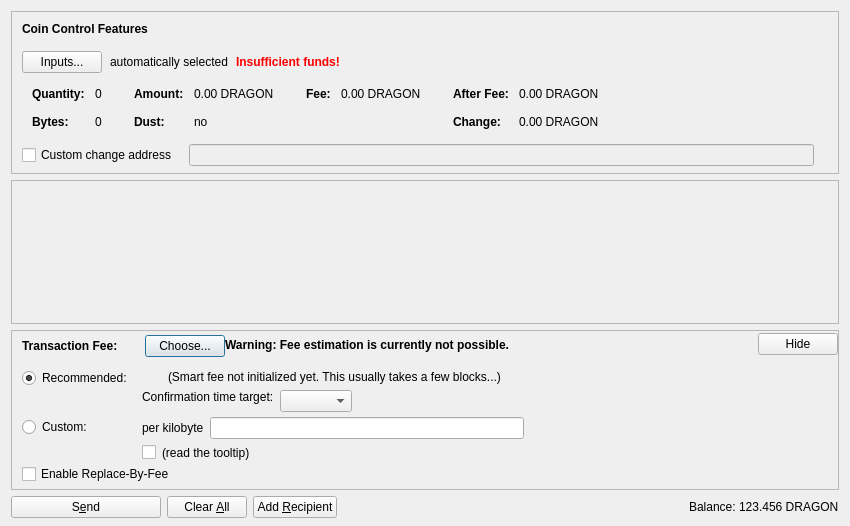
<?xml version="1.0" encoding="UTF-8"?>
<ui version="4.0">
 <class>SendCoinsDialog</class>
 <widget class="QDialog" name="SendCoinsDialog">
  <property name="geometry">
   <rect>
    <x>0</x>
    <y>0</y>
    <width>850</width>
    <height>526</height>
   </rect>
  </property>
  <property name="windowTitle">
   <string>Send Coins</string>
  </property>
  <layout class="QVBoxLayout" name="verticalLayout" stretch="0,1,0,0">
   <property name="bottomMargin">
    <number>8</number>
   </property>
   <item>
    <widget class="QFrame" name="frameCoinControl">
     <property name="sizePolicy">
      <sizepolicy hsizetype="Expanding" vsizetype="Expanding">
       <horstretch>0</horstretch>
       <verstretch>0</verstretch>
      </sizepolicy>
     </property>
     <property name="maximumSize">
      <size>
       <width>16777215</width>
       <height>16777215</height>
      </size>
     </property>
     <property name="frameShape">
      <enum>QFrame::StyledPanel</enum>
     </property>
     <property name="frameShadow">
      <enum>QFrame::Sunken</enum>
     </property>
     <layout class="QVBoxLayout" name="verticalLayoutCoinControl2">
      <property name="spacing">
       <number>0</number>
      </property>
      <property name="leftMargin">
       <number>0</number>
      </property>
      <property name="topMargin">
       <number>0</number>
      </property>
      <property name="rightMargin">
       <number>0</number>
      </property>
      <property name="bottomMargin">
       <number>6</number>
      </property>
      <item>
       <layout class="QVBoxLayout" name="verticalLayoutCoinControl" stretch="0,0,0,0,1">
        <property name="spacing">
         <number>0</number>
        </property>
        <property name="leftMargin">
         <number>10</number>
        </property>
        <property name="topMargin">
         <number>10</number>
        </property>
        <item>
         <layout class="QHBoxLayout" name="horizontalLayoutCoinControl1">
          <property name="bottomMargin">
           <number>15</number>
          </property>
          <item>
           <widget class="QLabel" name="labelCoinControlFeatures">
            <property name="sizePolicy">
             <sizepolicy hsizetype="Preferred" vsizetype="Maximum">
              <horstretch>0</horstretch>
              <verstretch>0</verstretch>
             </sizepolicy>
            </property>
            <property name="font">
             <font>
              <weight>75</weight>
              <bold>true</bold>
             </font>
            </property>
            <property name="styleSheet">
             <string notr="true">font-weight:bold;</string>
            </property>
            <property name="text">
             <string>Coin Control Features</string>
            </property>
           </widget>
          </item>
         </layout>
        </item>
        <item>
         <layout class="QHBoxLayout" name="horizontalLayoutCoinControl2" stretch="0,0,0,0">
          <property name="spacing">
           <number>8</number>
          </property>
          <property name="bottomMargin">
           <number>10</number>
          </property>
          <item>
           <widget class="QPushButton" name="pushButtonCoinControl">
            <property name="styleSheet">
             <string notr="true"/>
            </property>
            <property name="text">
             <string>Inputs...</string>
            </property>
            <property name="autoDefault">
             <bool>false</bool>
            </property>
           </widget>
          </item>
          <item>
           <widget class="QLabel" name="labelCoinControlAutomaticallySelected">
            <property name="text">
             <string>automatically selected</string>
            </property>
            <property name="margin">
             <number>5</number>
            </property>
           </widget>
          </item>
          <item>
           <widget class="QLabel" name="labelCoinControlInsuffFunds">
            <property name="font">
             <font>
              <weight>75</weight>
              <bold>true</bold>
             </font>
            </property>
            <property name="styleSheet">
             <string notr="true">color:red;font-weight:bold;</string>
            </property>
            <property name="text">
             <string>Insufficient funds!</string>
            </property>
            <property name="margin">
             <number>5</number>
            </property>
           </widget>
          </item>
          <item>
           <spacer name="horizontalSpacerCoinControl">
            <property name="orientation">
             <enum>Qt::Horizontal</enum>
            </property>
            <property name="sizeHint" stdset="0">
             <size>
              <width>40</width>
              <height>1</height>
             </size>
            </property>
           </spacer>
          </item>
         </layout>
        </item>
        <item>
         <widget class="QWidget" name="widgetCoinControl" native="true">
          <property name="sizePolicy">
           <sizepolicy hsizetype="Preferred" vsizetype="Preferred">
            <horstretch>0</horstretch>
            <verstretch>0</verstretch>
           </sizepolicy>
          </property>
          <property name="minimumSize">
           <size>
            <width>0</width>
            <height>0</height>
           </size>
          </property>
          <property name="styleSheet">
           <string notr="true"/>
          </property>
          <layout class="QHBoxLayout" name="horizontalLayoutCoinControl5">
           <property name="leftMargin">
            <number>0</number>
           </property>
           <property name="topMargin">
            <number>0</number>
           </property>
           <property name="rightMargin">
            <number>0</number>
           </property>
           <property name="bottomMargin">
            <number>0</number>
           </property>
           <item>
            <layout class="QHBoxLayout" name="horizontalLayoutCoinControl3" stretch="0,0,0,1">
             <property name="spacing">
              <number>20</number>
             </property>
             <property name="topMargin">
              <number>0</number>
             </property>
             <property name="bottomMargin">
              <number>10</number>
             </property>
             <item>
              <layout class="QFormLayout" name="formLayoutCoinControl1">
               <property name="horizontalSpacing">
                <number>10</number>
               </property>
               <property name="verticalSpacing">
                <number>14</number>
               </property>
               <property name="leftMargin">
                <number>10</number>
               </property>
               <property name="topMargin">
                <number>4</number>
               </property>
               <property name="rightMargin">
                <number>6</number>
               </property>
               <item row="0" column="0">
                <widget class="QLabel" name="labelCoinControlQuantityText">
                 <property name="font">
                  <font>
                   <weight>75</weight>
                   <bold>true</bold>
                  </font>
                 </property>
                 <property name="text">
                  <string>Quantity:</string>
                 </property>
                 <property name="margin">
                  <number>0</number>
                 </property>
                </widget>
               </item>
               <item row="0" column="1">
                <widget class="QLabel" name="labelCoinControlQuantity">
                 <property name="cursor">
                  <cursorShape>IBeamCursor</cursorShape>
                 </property>
                 <property name="contextMenuPolicy">
                  <enum>Qt::ActionsContextMenu</enum>
                 </property>
                 <property name="text">
                  <string notr="true">0</string>
                 </property>
                 <property name="margin">
                  <number>0</number>
                 </property>
                 <property name="textInteractionFlags">
                  <set>Qt::LinksAccessibleByMouse|Qt::TextSelectableByKeyboard|Qt::TextSelectableByMouse</set>
                 </property>
                </widget>
               </item>
               <item row="1" column="0">
                <widget class="QLabel" name="labelCoinControlBytesText">
                 <property name="font">
                  <font>
                   <weight>75</weight>
                   <bold>true</bold>
                  </font>
                 </property>
                 <property name="text">
                  <string>Bytes:</string>
                 </property>
                </widget>
               </item>
               <item row="1" column="1">
                <widget class="QLabel" name="labelCoinControlBytes">
                 <property name="cursor">
                  <cursorShape>IBeamCursor</cursorShape>
                 </property>
                 <property name="contextMenuPolicy">
                  <enum>Qt::ActionsContextMenu</enum>
                 </property>
                 <property name="text">
                  <string notr="true">0</string>
                 </property>
                 <property name="textInteractionFlags">
                  <set>Qt::LinksAccessibleByMouse|Qt::TextSelectableByKeyboard|Qt::TextSelectableByMouse</set>
                 </property>
                </widget>
               </item>
              </layout>
             </item>
             <item>
              <layout class="QFormLayout" name="formLayoutCoinControl2">
               <property name="horizontalSpacing">
                <number>10</number>
               </property>
               <property name="verticalSpacing">
                <number>14</number>
               </property>
               <property name="leftMargin">
                <number>6</number>
               </property>
               <property name="topMargin">
                <number>4</number>
               </property>
               <property name="rightMargin">
                <number>6</number>
               </property>
               <item row="0" column="0">
                <widget class="QLabel" name="labelCoinControlAmountText">
                 <property name="font">
                  <font>
                   <weight>75</weight>
                   <bold>true</bold>
                  </font>
                 </property>
                 <property name="text">
                  <string>Amount:</string>
                 </property>
                 <property name="margin">
                  <number>0</number>
                 </property>
                </widget>
               </item>
               <item row="0" column="1">
                <widget class="QLabel" name="labelCoinControlAmount">
                 <property name="cursor">
                  <cursorShape>IBeamCursor</cursorShape>
                 </property>
                 <property name="contextMenuPolicy">
                  <enum>Qt::ActionsContextMenu</enum>
                 </property>
                 <property name="text">
                  <string notr="true">0.00 DRAGON</string>
                 </property>
                 <property name="textInteractionFlags">
                  <set>Qt::LinksAccessibleByMouse|Qt::TextSelectableByKeyboard|Qt::TextSelectableByMouse</set>
                 </property>
                </widget>
               </item>
               <item row="1" column="0">
                <widget class="QLabel" name="labelCoinControlLowOutputText">
                 <property name="font">
                  <font>
                   <weight>75</weight>
                   <bold>true</bold>
                  </font>
                 </property>
                 <property name="text">
                  <string>Dust:</string>
                 </property>
                </widget>
               </item>
               <item row="1" column="1">
                <widget class="QLabel" name="labelCoinControlLowOutput">
                 <property name="cursor">
                  <cursorShape>IBeamCursor</cursorShape>
                 </property>
                 <property name="contextMenuPolicy">
                  <enum>Qt::ActionsContextMenu</enum>
                 </property>
                 <property name="text">
                  <string notr="true">no</string>
                 </property>
                 <property name="textInteractionFlags">
                  <set>Qt::LinksAccessibleByMouse|Qt::TextSelectableByKeyboard|Qt::TextSelectableByMouse</set>
                 </property>
                </widget>
               </item>
              </layout>
             </item>
             <item>
              <layout class="QFormLayout" name="formLayoutCoinControl3">
               <property name="horizontalSpacing">
                <number>10</number>
               </property>
               <property name="verticalSpacing">
                <number>14</number>
               </property>
               <property name="leftMargin">
                <number>6</number>
               </property>
               <property name="topMargin">
                <number>4</number>
               </property>
               <property name="rightMargin">
                <number>6</number>
               </property>
               <item row="0" column="0">
                <widget class="QLabel" name="labelCoinControlFeeText">
                 <property name="font">
                  <font>
                   <weight>75</weight>
                   <bold>true</bold>
                  </font>
                 </property>
                 <property name="text">
                  <string>Fee:</string>
                 </property>
                 <property name="margin">
                  <number>0</number>
                 </property>
                </widget>
               </item>
               <item row="0" column="1">
                <widget class="QLabel" name="labelCoinControlFee">
                 <property name="cursor">
                  <cursorShape>IBeamCursor</cursorShape>
                 </property>
                 <property name="contextMenuPolicy">
                  <enum>Qt::ActionsContextMenu</enum>
                 </property>
                 <property name="text">
                  <string notr="true">0.00 DRAGON</string>
                 </property>
                 <property name="textInteractionFlags">
                  <set>Qt::LinksAccessibleByMouse|Qt::TextSelectableByKeyboard|Qt::TextSelectableByMouse</set>
                 </property>
                </widget>
               </item>
              </layout>
             </item>
             <item>
              <layout class="QFormLayout" name="formLayoutCoinControl4">
               <property name="horizontalSpacing">
                <number>10</number>
               </property>
               <property name="verticalSpacing">
                <number>14</number>
               </property>
               <property name="leftMargin">
                <number>6</number>
               </property>
               <property name="topMargin">
                <number>4</number>
               </property>
               <property name="rightMargin">
                <number>6</number>
               </property>
               <item row="0" column="0">
                <widget class="QLabel" name="labelCoinControlAfterFeeText">
                 <property name="font">
                  <font>
                   <weight>75</weight>
                   <bold>true</bold>
                  </font>
                 </property>
                 <property name="text">
                  <string>After Fee:</string>
                 </property>
                 <property name="margin">
                  <number>0</number>
                 </property>
                </widget>
               </item>
               <item row="0" column="1">
                <widget class="QLabel" name="labelCoinControlAfterFee">
                 <property name="cursor">
                  <cursorShape>IBeamCursor</cursorShape>
                 </property>
                 <property name="contextMenuPolicy">
                  <enum>Qt::ActionsContextMenu</enum>
                 </property>
                 <property name="text">
                  <string notr="true">0.00 DRAGON</string>
                 </property>
                 <property name="textInteractionFlags">
                  <set>Qt::LinksAccessibleByMouse|Qt::TextSelectableByKeyboard|Qt::TextSelectableByMouse</set>
                 </property>
                </widget>
               </item>
               <item row="1" column="0">
                <widget class="QLabel" name="labelCoinControlChangeText">
                 <property name="font">
                  <font>
                   <weight>75</weight>
                   <bold>true</bold>
                  </font>
                 </property>
                 <property name="text">
                  <string>Change:</string>
                 </property>
                </widget>
               </item>
               <item row="1" column="1">
                <widget class="QLabel" name="labelCoinControlChange">
                 <property name="cursor">
                  <cursorShape>IBeamCursor</cursorShape>
                 </property>
                 <property name="contextMenuPolicy">
                  <enum>Qt::ActionsContextMenu</enum>
                 </property>
                 <property name="text">
                  <string notr="true">0.00 DRAGON</string>
                 </property>
                 <property name="textInteractionFlags">
                  <set>Qt::LinksAccessibleByMouse|Qt::TextSelectableByKeyboard|Qt::TextSelectableByMouse</set>
                 </property>
                </widget>
               </item>
              </layout>
             </item>
            </layout>
           </item>
          </layout>
         </widget>
        </item>
        <item>
         <layout class="QHBoxLayout" name="horizontalLayoutCoinControl4" stretch="0,0,0">
          <property name="spacing">
           <number>12</number>
          </property>
          <property name="sizeConstraint">
           <enum>QLayout::SetDefaultConstraint</enum>
          </property>
          <property name="topMargin">
           <number>5</number>
          </property>
          <property name="rightMargin">
           <number>5</number>
          </property>
          <item>
           <widget class="QCheckBox" name="checkBoxCoinControlChange">
            <property name="toolTip">
             <string>If this is activated, but the change address is empty or invalid, change will be sent to a newly generated address.</string>
            </property>
            <property name="text">
             <string>Custom change address</string>
            </property>
           </widget>
          </item>
          <item>
           <widget class="QValidatedLineEdit" name="lineEditCoinControlChange">
            <property name="enabled">
             <bool>false</bool>
            </property>
            <property name="sizePolicy">
             <sizepolicy hsizetype="Expanding" vsizetype="Fixed">
              <horstretch>0</horstretch>
              <verstretch>0</verstretch>
             </sizepolicy>
            </property>
           </widget>
          </item>
          <item>
           <widget class="QLabel" name="labelCoinControlChangeLabel">
            <property name="sizePolicy">
             <sizepolicy hsizetype="Preferred" vsizetype="Expanding">
              <horstretch>0</horstretch>
              <verstretch>0</verstretch>
             </sizepolicy>
            </property>
            <property name="minimumSize">
             <size>
              <width>0</width>
              <height>0</height>
             </size>
            </property>
            <property name="text">
             <string/>
            </property>
            <property name="margin">
             <number>3</number>
            </property>
           </widget>
          </item>
         </layout>
        </item>
        <item>
         <spacer name="verticalSpacerCoinControl">
          <property name="orientation">
           <enum>Qt::Vertical</enum>
          </property>
          <property name="sizeHint" stdset="0">
           <size>
            <width>800</width>
            <height>1</height>
           </size>
          </property>
         </spacer>
        </item>
       </layout>
      </item>
     </layout>
    </widget>
   </item>
   <item>
    <widget class="QScrollArea" name="scrollArea">
     <property name="widgetResizable">
      <bool>true</bool>
     </property>
     <widget class="QWidget" name="scrollAreaWidgetContents">
      <property name="geometry">
       <rect>
        <x>0</x>
        <y>0</y>
        <width>830</width>
        <height>104</height>
       </rect>
      </property>
      <layout class="QVBoxLayout" name="verticalLayout_2" stretch="0,1">
       <property name="leftMargin">
        <number>0</number>
       </property>
       <property name="topMargin">
        <number>0</number>
       </property>
       <property name="rightMargin">
        <number>0</number>
       </property>
       <property name="bottomMargin">
        <number>0</number>
       </property>
       <item>
        <layout class="QVBoxLayout" name="entries">
         <property name="spacing">
          <number>6</number>
         </property>
        </layout>
       </item>
       <item>
        <spacer name="verticalSpacer">
         <property name="orientation">
          <enum>Qt::Vertical</enum>
         </property>
         <property name="sizeHint" stdset="0">
          <size>
           <width>20</width>
           <height>40</height>
          </size>
         </property>
        </spacer>
       </item>
      </layout>
     </widget>
    </widget>
   </item>
   <item>
    <widget class="QFrame" name="frameFee">
     <property name="sizePolicy">
      <sizepolicy hsizetype="Expanding" vsizetype="Expanding">
       <horstretch>0</horstretch>
       <verstretch>0</verstretch>
      </sizepolicy>
     </property>
     <property name="maximumSize">
      <size>
       <width>16777215</width>
       <height>16777215</height>
      </size>
     </property>
     <property name="frameShape">
      <enum>QFrame::StyledPanel</enum>
     </property>
     <property name="frameShadow">
      <enum>QFrame::Sunken</enum>
     </property>
     <layout class="QVBoxLayout" name="verticalLayoutFee1">
      <property name="spacing">
       <number>0</number>
      </property>
      <property name="leftMargin">
       <number>0</number>
      </property>
      <property name="topMargin">
       <number>0</number>
      </property>
      <property name="rightMargin">
       <number>0</number>
      </property>
      <property name="bottomMargin">
       <number>0</number>
      </property>
      <item>
       <layout class="QVBoxLayout" name="verticalLayoutFee2" stretch="0,0,0">
        <property name="spacing">
         <number>0</number>
        </property>
        <property name="leftMargin">
         <number>10</number>
        </property>
        <property name="topMargin">
         <number>0</number>
        </property>
        <item>
         <layout class="QHBoxLayout" name="horizontalLayoutFee1">
          <property name="bottomMargin">
           <number>0</number>
          </property>
          <item>
           <layout class="QVBoxLayout" name="verticalLayoutFee7">
            <property name="spacing">
             <number>0</number>
            </property>
            <item>
             <spacer name="verticalSpacerSmartFee">
              <property name="orientation">
               <enum>Qt::Vertical</enum>
              </property>
              <property name="sizeType">
               <enum>QSizePolicy::Fixed</enum>
              </property>
              <property name="sizeHint" stdset="0">
               <size>
                <width>1</width>
                <height>4</height>
               </size>
              </property>
             </spacer>
            </item>
            <item>
             <layout class="QHBoxLayout" name="horizontalLayoutSmartFee">
              <property name="spacing">
               <number>10</number>
              </property>
              <item>
               <widget class="QLabel" name="labelFeeHeadline">
                <property name="sizePolicy">
                 <sizepolicy hsizetype="Preferred" vsizetype="Maximum">
                  <horstretch>0</horstretch>
                  <verstretch>0</verstretch>
                 </sizepolicy>
                </property>
                <property name="font">
                 <font>
                  <weight>75</weight>
                  <bold>true</bold>
                 </font>
                </property>
                <property name="styleSheet">
                 <string notr="true">font-weight:bold;</string>
                </property>
                <property name="text">
                 <string>Transaction Fee:</string>
                </property>
               </widget>
              </item>
              <item>
               <widget class="QLabel" name="labelFeeMinimized">
                <property name="text">
                 <string/>
                </property>
               </widget>
              </item>
              <item>
               <widget class="QPushButton" name="buttonChooseFee">
                <property name="text">
                 <string>Choose...</string>
                </property>
               </widget>
              </item>
             </layout>
            </item>
            <item>
             <spacer name="verticalSpacer_5">
              <property name="orientation">
               <enum>Qt::Vertical</enum>
              </property>
              <property name="sizeHint" stdset="0">
               <size>
                <width>1</width>
                <height>1</height>
               </size>
              </property>
             </spacer>
            </item>
           </layout>
          </item>
          <item>
           <widget class="QLabel" name="fallbackFeeWarningLabel">
            <property name="toolTip">
             <string>Using the fallbackfee can result in sending a transaction that will take several hours or days (or never) to confirm. Consider choosing your fee manually or wait until you have validated the complete chain.</string>
            </property>
            <property name="font">
            <font>
                <weight>75</weight>
                <bold>true</bold>
            </font>
            </property>
            <property name="text">
             <string>Warning: Fee estimation is currently not possible.</string>
            </property>
            <property name="wordWrap">
             <bool>false</bool>
            </property>
           </widget>
          </item>
          <item>
           <spacer name="horizontalSpacer_4">
            <property name="orientation">
             <enum>Qt::Horizontal</enum>
            </property>
            <property name="sizeType">
             <enum>QSizePolicy::MinimumExpanding</enum>
            </property>
            <property name="sizeHint" stdset="0">
             <size>
              <width>40</width>
              <height>20</height>
             </size>
            </property>
           </spacer>
          </item>
          <item>
           <widget class="QPushButton" name="buttonMinimizeFee">
            <property name="toolTip">
             <string>collapse fee-settings</string>
            </property>
            <property name="text">
             <string>Hide</string>
            </property>
           </widget>
          </item>
         </layout>
        </item>
        <item>
         <widget class="QFrame" name="frameFeeSelection">
          <layout class="QVBoxLayout" name="verticalLayoutFee12">
           <property name="spacing">
            <number>0</number>
           </property>
           <property name="leftMargin">
            <number>0</number>
           </property>
           <property name="topMargin">
            <number>0</number>
           </property>
           <property name="rightMargin">
            <number>0</number>
           </property>
           <property name="bottomMargin">
            <number>0</number>
           </property>
           <item>
            <layout class="QGridLayout" name="gridLayoutFee">
             <property name="topMargin">
              <number>10</number>
             </property>
             <property name="bottomMargin">
              <number>4</number>
             </property>
             <property name="horizontalSpacing">
              <number>10</number>
             </property>
             <property name="verticalSpacing">
              <number>4</number>
             </property>
             <item row="1" column="1">
              <layout class="QVBoxLayout" name="verticalLayoutFee8">
               <property name="spacing">
                <number>6</number>
               </property>
               <item>
                <layout class="QHBoxLayout" name="horizontalLayoutFee13">
                 <item>
                  <widget class="QLabel" name="labelCustomPerKilobyte">
                   <property name="toolTip">
                    <string>If the custom fee is set to 1000 satoshis and the transaction is only 250 bytes, then &quot;per kilobyte&quot; only pays 250 satoshis in fee, while &quot;total at least&quot; pays 1000 satoshis. For transactions bigger than a kilobyte both pay by kilobyte.</string>
                   </property>
                   <property name="text">
                    <string>per kilobyte</string>
                   </property>
                  </widget>
                 </item>
                 <item>
                  <widget class="BitcoinAmountField" name="customFee"/>
                 </item>
                 <item>
                  <spacer name="horizontalSpacer_6">
                   <property name="orientation">
                    <enum>Qt::Horizontal</enum>
                   </property>
                   <property name="sizeHint" stdset="0">
                    <size>
                     <width>1</width>
                     <height>1</height>
                    </size>
                   </property>
                  </spacer>
                 </item>
                </layout>
               </item>
               <item>
                <layout class="QHBoxLayout" name="horizontalLayoutFee8">
                 <item>
                  <widget class="QCheckBox" name="checkBoxMinimumFee">
                   <property name="toolTip">
                    <string>Paying only the minimum fee is just fine as long as there is less transaction volume than space in the blocks. But be aware that this can end up in a never confirming transaction once there is more demand for dragonchain transactions than the network can process.</string>
                   </property>
                   <property name="text">
                    <string/>
                   </property>
                  </widget>
                 </item>
                 <item>
                  <widget class="QLabel" name="labelMinFeeWarning">
                   <property name="enabled">
                    <bool>true</bool>
                   </property>
                   <property name="toolTip">
                    <string>Paying only the minimum fee is just fine as long as there is less transaction volume than space in the blocks. But be aware that this can end up in a never confirming transaction once there is more demand for dragonchain transactions than the network can process.</string>
                   </property>
                   <property name="text">
                    <string>(read the tooltip)</string>
                   </property>
                   <property name="margin">
                    <number>5</number>
                   </property>
                  </widget>
                 </item>
                 <item>
                  <spacer name="horizontalSpacer_2">
                   <property name="orientation">
                    <enum>Qt::Horizontal</enum>
                   </property>
                   <property name="sizeHint" stdset="0">
                    <size>
                     <width>1</width>
                     <height>1</height>
                    </size>
                   </property>
                  </spacer>
                 </item>
                </layout>
               </item>
              </layout>
             </item>
             <item row="0" column="0">
              <layout class="QVBoxLayout" name="verticalLayoutFee4" stretch="0,1">
               <item>
                <widget class="QRadioButton" name="radioSmartFee">
                 <property name="text">
                  <string>Recommended:</string>
                 </property>
                 <property name="checked">
                  <bool>true</bool>
                 </property>
                 <attribute name="buttonGroup">
                  <string notr="true">groupFee</string>
                 </attribute>
                </widget>
               </item>
               <item>
                <spacer name="verticalSpacer_2">
                 <property name="orientation">
                  <enum>Qt::Vertical</enum>
                 </property>
                 <property name="sizeHint" stdset="0">
                  <size>
                   <width>1</width>
                   <height>1</height>
                  </size>
                 </property>
                </spacer>
               </item>
              </layout>
             </item>
             <item row="1" column="0">
              <layout class="QVBoxLayout" name="verticalLayoutFee9" stretch="0,1">
               <item>
                <widget class="QRadioButton" name="radioCustomFee">
                 <property name="text">
                  <string>Custom:</string>
                 </property>
                 <attribute name="buttonGroup">
                  <string notr="true">groupFee</string>
                 </attribute>
                </widget>
               </item>
               <item>
                <spacer name="verticalSpacer_6">
                 <property name="orientation">
                  <enum>Qt::Vertical</enum>
                 </property>
                 <property name="sizeHint" stdset="0">
                  <size>
                   <width>1</width>
                   <height>1</height>
                  </size>
                 </property>
                </spacer>
               </item>
              </layout>
             </item>
             <item row="0" column="1">
              <layout class="QVBoxLayout" name="verticalLayoutFee3" stretch="0,0,1">
               <property name="spacing">
                <number>6</number>
               </property>
               <property name="topMargin">
                <number>2</number>
               </property>
               <item>
                <layout class="QHBoxLayout" name="horizontalLayoutFee12">
                 <item>
                  <widget class="QLabel" name="labelSmartFee">
                   <property name="text">
                    <string/>
                   </property>
                   <property name="margin">
                    <number>2</number>
                   </property>
                  </widget>
                 </item>
                 <item>
                  <widget class="QLabel" name="labelFeeEstimation">
                   <property name="text">
                    <string/>
                   </property>
                  </widget>
                 </item>
                 <item>
                  <widget class="QLabel" name="labelSmartFee2">
                   <property name="text">
                    <string>(Smart fee not initialized yet. This usually takes a few blocks...)</string>
                   </property>
                   <property name="margin">
                    <number>2</number>
                   </property>
                  </widget>
                 </item>
                 <item>
                  <spacer name="horizontalSpacer_5">
                   <property name="orientation">
                    <enum>Qt::Horizontal</enum>
                   </property>
                   <property name="sizeHint" stdset="0">
                    <size>
                     <width>1</width>
                     <height>1</height>
                    </size>
                   </property>
                  </spacer>
                 </item>
                </layout>
               </item>
               <item>
                <layout class="QHBoxLayout" name="horizontalLayoutFee9">
                 <item>
                  <layout class="QVBoxLayout" name="verticalLayoutFee6">
                   <item>
                    <widget class="QLabel" name="labelSmartFee3">
                     <property name="text">
                      <string>Confirmation time target:</string>
                     </property>
                     <property name="margin">
                      <number>2</number>
                     </property>
                    </widget>
                   </item>
                   <item>
                    <spacer name="verticalSpacer_3">
                     <property name="orientation">
                      <enum>Qt::Vertical</enum>
                     </property>
                     <property name="sizeHint" stdset="0">
                      <size>
                       <width>1</width>
                       <height>1</height>
                      </size>
                     </property>
                    </spacer>
                   </item>
                  </layout>
                 </item>
                 <item>
                  <layout class="QVBoxLayout" name="verticalLayoutFee5">
                   <property name="rightMargin">
                    <number>30</number>
                   </property>
                   <item>
                    <layout class="QHBoxLayout" name="horizontalLayoutConfTarget">
                     <property name="bottomMargin">
                      <number>0</number>
                     </property>
                     <item>
                      <widget class="QComboBox" name="confTargetSelector"/>
                     </item>
                     <item>
                      <spacer name="horizontalSpacerConfTarget">
                       <property name="orientation">
                        <enum>Qt::Horizontal</enum>
                       </property>
                       <property name="sizeHint" stdset="0">
                        <size>
                         <width>40</width>
                         <height>20</height>
                        </size>
                       </property>
                      </spacer>
                     </item>
                    </layout>
                   </item>
                  </layout>
                 </item>
                </layout>
               </item>
               <item>
                <spacer name="verticalSpacer_4">
                 <property name="orientation">
                  <enum>Qt::Vertical</enum>
                 </property>
                 <property name="sizeHint" stdset="0">
                  <size>
                   <width>1</width>
                   <height>1</height>
                  </size>
                 </property>
                </spacer>
               </item>
              </layout>
             </item>
            </layout>
           </item>
           <item>
            <widget class="QCheckBox" name="optInRBF">
             <property name="text">
              <string>Enable Replace-By-Fee</string>
             </property>
             <property name="toolTip">
              <string>With Replace-By-Fee (BIP-125) you can increase a transaction's fee after it is sent. Without this, a higher fee may be recommended to compensate for increased transaction delay risk.</string>
             </property>
            </widget>
           </item>
          </layout>
         </widget>
        </item>
        <item>
         <spacer name="verticalSpacerFee">
          <property name="orientation">
           <enum>Qt::Vertical</enum>
          </property>
          <property name="sizeHint" stdset="0">
           <size>
            <width>40</width>
            <height>5</height>
           </size>
          </property>
         </spacer>
        </item>
       </layout>
      </item>
     </layout>
    </widget>
   </item>
   <item>
    <layout class="QHBoxLayout" name="horizontalLayout">
     <item>
      <widget class="QPushButton" name="sendButton">
       <property name="minimumSize">
        <size>
         <width>150</width>
         <height>0</height>
        </size>
       </property>
       <property name="toolTip">
        <string>Confirm the send action</string>
       </property>
       <property name="text">
        <string>S&amp;end</string>
       </property>
       <property name="icon">
        <iconset resource="../bitcoin.qrc">
         <normaloff>:/icons/send</normaloff>:/icons/send</iconset>
       </property>
       <property name="autoDefault">
        <bool>false</bool>
       </property>
       <property name="default">
        <bool>false</bool>
       </property>
      </widget>
     </item>
     <item>
      <widget class="QPushButton" name="clearButton">
       <property name="sizePolicy">
        <sizepolicy hsizetype="Minimum" vsizetype="Fixed">
         <horstretch>0</horstretch>
         <verstretch>0</verstretch>
        </sizepolicy>
       </property>
       <property name="toolTip">
        <string>Clear all fields of the form.</string>
       </property>
       <property name="text">
        <string>Clear &amp;All</string>
       </property>
       <property name="icon">
        <iconset resource="../bitcoin.qrc">
         <normaloff>:/icons/remove</normaloff>:/icons/remove</iconset>
       </property>
       <property name="autoDefault">
        <bool>false</bool>
       </property>
      </widget>
     </item>
     <item>
      <widget class="QPushButton" name="addButton">
       <property name="toolTip">
        <string>Send to multiple recipients at once</string>
       </property>
       <property name="text">
        <string>Add &amp;Recipient</string>
       </property>
       <property name="icon">
        <iconset resource="../bitcoin.qrc">
         <normaloff>:/icons/add</normaloff>:/icons/add</iconset>
       </property>
       <property name="autoDefault">
        <bool>false</bool>
       </property>
      </widget>
     </item>
     <item>
      <spacer name="horizontalSpacer">
       <property name="orientation">
        <enum>Qt::Horizontal</enum>
       </property>
       <property name="sizeHint" stdset="0">
        <size>
         <width>40</width>
         <height>20</height>
        </size>
       </property>
      </spacer>
     </item>
     <item>
      <layout class="QHBoxLayout" name="horizontalLayout_2">
       <property name="spacing">
        <number>3</number>
       </property>
       <item>
        <widget class="QLabel" name="label">
         <property name="sizePolicy">
          <sizepolicy hsizetype="Preferred" vsizetype="Fixed">
           <horstretch>0</horstretch>
           <verstretch>0</verstretch>
          </sizepolicy>
         </property>
         <property name="text">
          <string>Balance:</string>
         </property>
        </widget>
       </item>
       <item>
        <widget class="QLabel" name="labelBalance">
         <property name="sizePolicy">
          <sizepolicy hsizetype="Preferred" vsizetype="Fixed">
           <horstretch>0</horstretch>
           <verstretch>0</verstretch>
          </sizepolicy>
         </property>
         <property name="cursor">
          <cursorShape>IBeamCursor</cursorShape>
         </property>
         <property name="text">
          <string notr="true">123.456 DRAGON</string>
         </property>
         <property name="textInteractionFlags">
          <set>Qt::LinksAccessibleByMouse|Qt::TextSelectableByKeyboard|Qt::TextSelectableByMouse</set>
         </property>
        </widget>
       </item>
      </layout>
     </item>
    </layout>
   </item>
  </layout>
 </widget>
 <customwidgets>
  <customwidget>
   <class>QValidatedLineEdit</class>
   <extends>QLineEdit</extends>
   <header>qt/qvalidatedlineedit.h</header>
  </customwidget>
  <customwidget>
   <class>BitcoinAmountField</class>
   <extends>QLineEdit</extends>
   <header>qt/bitcoinamountfield.h</header>
   <container>1</container>
  </customwidget>
 </customwidgets>
 <resources>
  <include location="../bitcoin.qrc"/>
 </resources>
 <connections/>
 <buttongroups>
  <buttongroup name="groupFee"/>
 </buttongroups>
</ui>
